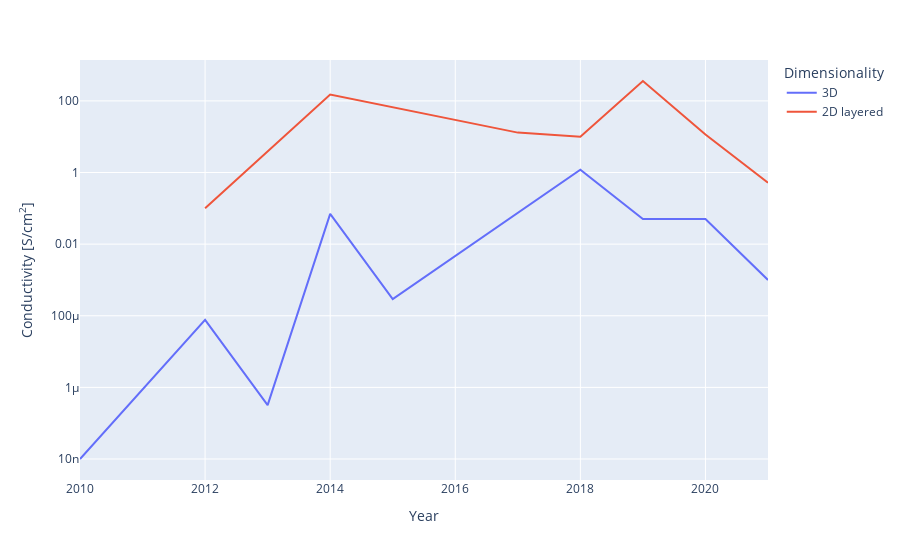

The notebook cell saved with this chart:
### Code cell
mofs_sorted_3D_porous = mofs.loc[mofs[(mofs['Dimensionality']=='3D') & (mofs['Porosity']>100)].groupby('Year')['Value'].idxmax()]
mofs_sorted_2D_porous = mofs.loc[mofs[(mofs['Dimensionality']=='2D layered') & (mofs['Porosity']>100)].groupby('Year')['Value'].idxmax()]
mofs_sorted_porous = pd.concat([mofs_sorted_3D_porous, mofs_sorted_2D_porous], ignore_index=True)
fig3 = px.line(mofs_sorted_porous, x='Year', y='Value', color='Dimensionality', hover_data=['Dimensionality','Porosity'], 
                 labels={'Value': "Conductivity [S/cm<sup>2</sup>]"}, hover_name='Name')
fig3.update_traces(hovertemplate='<b>%{hovertext}</b><br><br>Dimensionality=%{customdata[0]}\
                                 <br>Year=%{x}<br>Value=%{y} S/cm<sup>2</sup>\
                                 <br>Porosity=%{customdata[1]} m<sup>2</sup>/g<extra></extra>')
fig3.update_layout(yaxis_type="log")
fig3.show()

### Figure 1 — Plotly figure (JSON) as saved in the notebook; plotly's stock layout.template omitted (floating-point values rounded to 4 significant figures)
{"data": [{"customdata": [["3D", 385], ["3D", 450], ["3D", 248], ["3D", 214], ["3D", 559], ["3D", 614], ["3D", 208], ["3D", 208], ["3D", 1400]], "hovertemplate": "<b>%{hovertext}</b><br><br>Dimensionality=%{customdata[0]}                                 <br>Year=%{x}<br>Value=%{y} S/cm<sup>2</sup>                                 <br>Porosity=%{customdata[1]} m<sup>2</sup>/g<extra></extra>", "hovertext": ["Cu[Ni(pdt)2]", "Fe(1,2,3-triazolate) (oxidized)", "Fe2DOBDC", "TCNQ@Cu3(BTC)2", "Cd2(TTFTB)", "Fe2(BDT)3 (oxidized)", "Ho(1+x)(HOTP)", "HoHTTP", "Fe-HHTP"], "legendgroup": "3D", "line": {"color": "#636efa", "dash": "solid"}, "mode": "lines", "name": "3D", "orientation": "v", "showlegend": true, "type": "scatter", "x": [2010, 2012, 2013, 2014, 2015, 2018, 2019, 2020, 2021], "xaxis": "x", "y": [1e-08, 7.7e-05, 3.2e-07, 0.07, 0.00029, 1.2, 0.05, 0.05, 0.001], "yaxis": "y"}, {"customdata": [["2D layered", 306], ["2D layered", 630], ["2D layered", 114], ["2D layered", 210], ["2D layered", 2298], ["2D layered", 280], ["2D layered", 133]], "hovertemplate": "<b>%{hovertext}</b><br><br>Dimensionality=%{customdata[0]}                                 <br>Year=%{x}<br>Value=%{y} S/cm<sup>2</sup>                                 <br>Porosity=%{customdata[1]} m<sup>2</sup>/g<extra></extra>", "hovertext": ["Cu3(HOTP)2", "Ni3(HITP)2", "Cu3(HIB)2", "Fe3(PTC)", "(Mn/Fe)3(HIB)2", "Co3(HITP)2", "Ni3(HAB)2"], "legendgroup": "2D layered", "line": {"color": "#EF553B", "dash": "solid"}, "mode": "lines", "name": "2D layered", "orientation": "v", "showlegend": true, "type": "scatter", "x": [2012, 2014, 2017, 2018, 2019, 2020, 2021], "xaxis": "x", "y": [0.1, 150, 13, 10, 359, 11.5, 0.52], "yaxis": "y"}], "layout": {"autosize": true, "legend": {"title": {"text": "Dimensionality"}, "tracegroupgap": 0}, "margin": {"t": 60}, "xaxis": {"anchor": "y", "autorange": true, "domain": [0, 1], "range": [2010, 2021], "title": {"text": "Year"}, "type": "linear"}, "yaxis": {"anchor": "x", "autorange": true, "domain": [0, 1], "range": [-8.586, 3.141], "title": {"text": "Conductivity [S/cm<sup>2</sup>]"}, "type": "log"}}}
